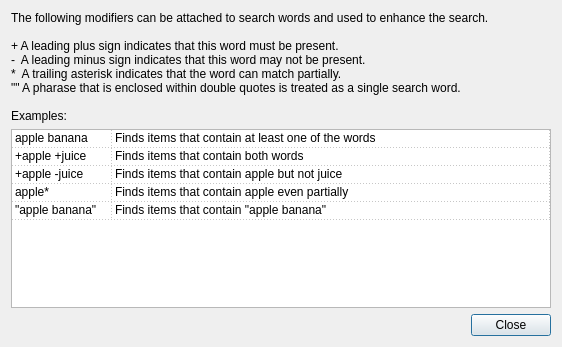
<?xml version="1.0" encoding="UTF-8"?>
<ui version="4.0">
 <class>Wildcards</class>
 <widget class="QDialog" name="Wildcards">
  <property name="geometry">
   <rect>
    <x>0</x>
    <y>0</y>
    <width>562</width>
    <height>347</height>
   </rect>
  </property>
  <property name="windowTitle">
   <string>Search modifiers</string>
  </property>
  <layout class="QVBoxLayout" name="verticalLayout">
   <item>
    <widget class="QLabel" name="label">
     <property name="text">
      <string>The following modifiers can be attached to search words and used to enhance the search.

+ A leading plus sign indicates that this word must be present.
-  A leading minus sign indicates that this word may not be present.
*  A trailing asterisk indicates that the word can match partially.
&quot;&quot; A pharase that is enclosed within double quotes is treated as a single search word.

Examples:</string>
     </property>
    </widget>
   </item>
   <item>
    <widget class="QTableWidget" name="tableWidget">
     <property name="editTriggers">
      <set>QAbstractItemView::NoEditTriggers</set>
     </property>
     <property name="alternatingRowColors">
      <bool>false</bool>
     </property>
     <property name="selectionMode">
      <enum>QAbstractItemView::NoSelection</enum>
     </property>
     <property name="selectionBehavior">
      <enum>QAbstractItemView::SelectRows</enum>
     </property>
     <property name="gridStyle">
      <enum>Qt::DotLine</enum>
     </property>
     <attribute name="horizontalHeaderVisible">
      <bool>false</bool>
     </attribute>
     <attribute name="horizontalHeaderStretchLastSection">
      <bool>true</bool>
     </attribute>
     <attribute name="verticalHeaderVisible">
      <bool>false</bool>
     </attribute>
     <attribute name="verticalHeaderDefaultSectionSize">
      <number>16</number>
     </attribute>
     <row>
      <property name="text">
       <string>New Row</string>
      </property>
     </row>
     <row>
      <property name="text">
       <string>New Row</string>
      </property>
     </row>
     <row>
      <property name="text">
       <string>New Row</string>
      </property>
     </row>
     <row>
      <property name="text">
       <string>New Row</string>
      </property>
     </row>
     <row>
      <property name="text">
       <string>New Row</string>
      </property>
     </row>
     <column>
      <property name="text">
       <string>New Column</string>
      </property>
     </column>
     <column>
      <property name="text">
       <string>New Column</string>
      </property>
     </column>
     <item row="0" column="0">
      <property name="text">
       <string>apple banana</string>
      </property>
     </item>
     <item row="0" column="1">
      <property name="text">
       <string>Finds items that contain at least one of the words</string>
      </property>
     </item>
     <item row="1" column="0">
      <property name="text">
       <string>+apple +juice</string>
      </property>
     </item>
     <item row="1" column="1">
      <property name="text">
       <string>Finds items that contain both words</string>
      </property>
     </item>
     <item row="2" column="0">
      <property name="text">
       <string>+apple -juice</string>
      </property>
     </item>
     <item row="2" column="1">
      <property name="text">
       <string>Finds items that contain apple but not juice</string>
      </property>
     </item>
     <item row="3" column="0">
      <property name="text">
       <string>apple*</string>
      </property>
     </item>
     <item row="3" column="1">
      <property name="text">
       <string>Finds items that contain apple even partially</string>
      </property>
     </item>
     <item row="4" column="0">
      <property name="text">
       <string>&quot;apple banana&quot;</string>
      </property>
     </item>
     <item row="4" column="1">
      <property name="text">
       <string>Finds items that contain &quot;apple banana&quot;</string>
      </property>
     </item>
    </widget>
   </item>
   <item>
    <layout class="QHBoxLayout" name="horizontalLayout">
     <item>
      <spacer name="horizontalSpacer">
       <property name="orientation">
        <enum>Qt::Horizontal</enum>
       </property>
       <property name="sizeHint" stdset="0">
        <size>
         <width>40</width>
         <height>20</height>
        </size>
       </property>
      </spacer>
     </item>
     <item>
      <widget class="QPushButton" name="btnClose">
       <property name="text">
        <string>Close</string>
       </property>
      </widget>
     </item>
    </layout>
   </item>
  </layout>
 </widget>
 <resources/>
 <connections/>
</ui>
